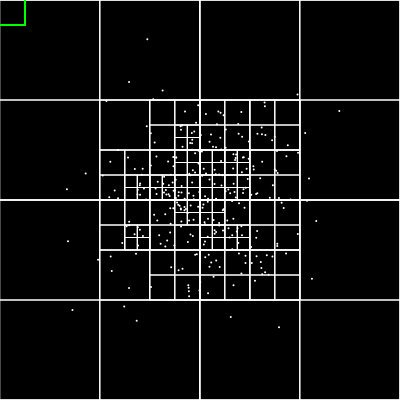
Frame 1 (no input)
Frame 60 (no input): identical to frame 1, image omitted
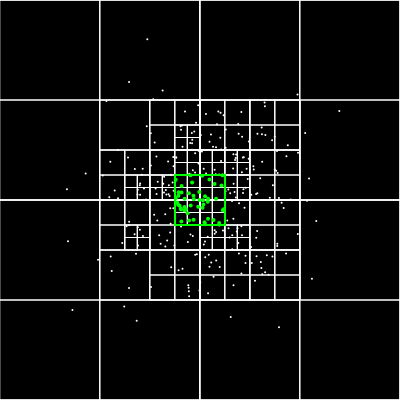
Frame 120 (the mouse pressed at the canvas centre since frame 60)

The p5.js sketch that drew these frames (run headless with seeded random() and noise() and a simulated clock; from frame 60 on, the mouse is pressed at the canvas centre):

// p5.js sketch
// ── sketch.js
/* eslint-disable require-jsdoc */
/* eslint-disable no-unused-vars */
let qtree;

function setup() {
  createCanvas(400, 400);
  background(255);
  const boundary = new Rectangle(200, 200, 200, 200);
  qtree = new QuadTree(boundary, 4);
  for (let i = 0; i < 300; i++) {
    const x = randomGaussian(width / 2, width / 8);
    const y = randomGaussian(height / 2, height / 8);
    const p = new Point(x, y);
    qtree.insert(p);
  }
}

function draw() {
  background(0);
  qtree.show();

  stroke(0, 255, 0);
  rectMode(CENTER);
  const range = new Rectangle(mouseX, mouseY, 25, 25);

  // This check has been introduced due to a bug discussed in https://github.com/CodingTrain/website/pull/556
  if (mouseX < width && mouseY < height) {
    rect(range.x, range.y, range.w * 2, range.h * 2);
    const points = qtree.query(range);
    for (const p of points) {
      strokeWeight(4);
      point(p.x, p.y);
    }
  }
}

// ── quadtree.js
/* eslint-disable require-jsdoc */
/* Javascript Implementation of QuadTrees */

class Point { // eslint-disable-line no-unused-vars
  constructor(x, y) {
    this.x = x;
    this.y = y;
  }
}

class Rectangle {
  constructor(x, y, w, h) {
    this.x = x;
    this.y = y;
    this.w = w;
    this.h = h;
  }

  contains(point) {
    return (point.x >= this.x - this.w &&
            point.x < this.x + this.w &&
            point.y >= this.y - this.h &&
            point.y < this.y + this.h);
  }

  intersects(range) {
    return !(range.x - range.w > this.x + this.w ||
            range.x + range.w < this.x - this.w ||
            range.y - range.h > this.y + this.h ||
            range.y + range.h < this.y - this.h);
  }
}

class QuadTree { // eslint-disable-line no-unused-vars
  constructor(boundary, n) {
    this.boundary = boundary;
    this.capacity = n;
    this.points = [];
    this.divided = false;
  }

  subdivide() {
    const x = this.boundary.x;
    const y = this.boundary.y;
    const w = this.boundary.w;
    const h = this.boundary.h;
    const ne = new Rectangle(x + w / 2, y - h / 2, w / 2, h / 2);
    this.northeast = new QuadTree(ne, this.capacity);
    const nw = new Rectangle(x - w / 2, y - h / 2, w / 2, h / 2);
    this.northwest = new QuadTree(nw, this.capacity);
    const se = new Rectangle(x + w / 2, y + h / 2, w / 2, h / 2);
    this.southeast = new QuadTree(se, this.capacity);
    const sw = new Rectangle(x - w / 2, y + h / 2, w / 2, h / 2);
    this.southwest = new QuadTree(sw, this.capacity);
    this.divided = true;
  }

  insert(point) {
    if (!this.boundary.contains(point)) {
      return false;
    }

    if (this.points.length < this.capacity) {
      this.points.push(point);
      return true;
    } else {
      if (!this.divided) {
        this.subdivide();
      }
      if (this.northeast.insert(point)) {
        return true;
      } else if (this.northwest.insert(point)) {
        return true;
      } else if (this.southeast.insert(point)) {
        return true;
      } else if (this.southwest.insert(point)) {
        return true;
      }
    }
  }

  query(range, found) {
    if (!found) {
      found = [];
    }
    if (!this.boundary.intersects(range)) {
      return;
    } else {
      for (const p of this.points) {
        if (range.contains(p)) {
          found.push(p);
        }
      }
      if (this.divided) {
        this.northwest.query(range, found);
        this.northeast.query(range, found);
        this.southwest.query(range, found);
        this.southeast.query(range, found);
      }
    }
    return found;
  }


  show() {
    stroke(255);
    noFill();
    strokeWeight(1);
    rectMode(CENTER);
    rect(
        this.boundary.x,
        this.boundary.y,
        this.boundary.w * 2,
        this.boundary.h * 2,
    );
    for (const p of this.points) {
      strokeWeight(2);
      point(p.x, p.y);
    }

    if (this.divided) {
      this.northeast.show();
      this.northwest.show();
      this.southeast.show();
      this.southwest.show();
    }
  }
}
